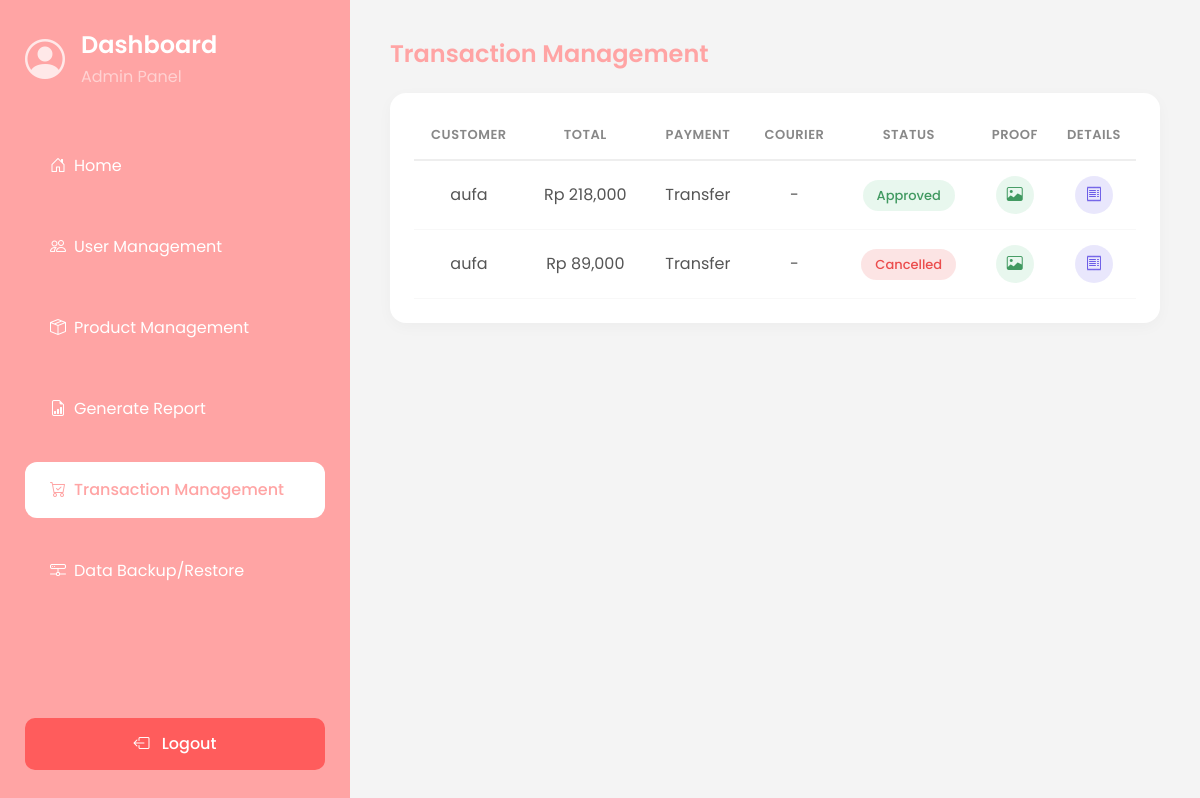
The page /admin/transactions.php (signed in) on the database as committed earlier.
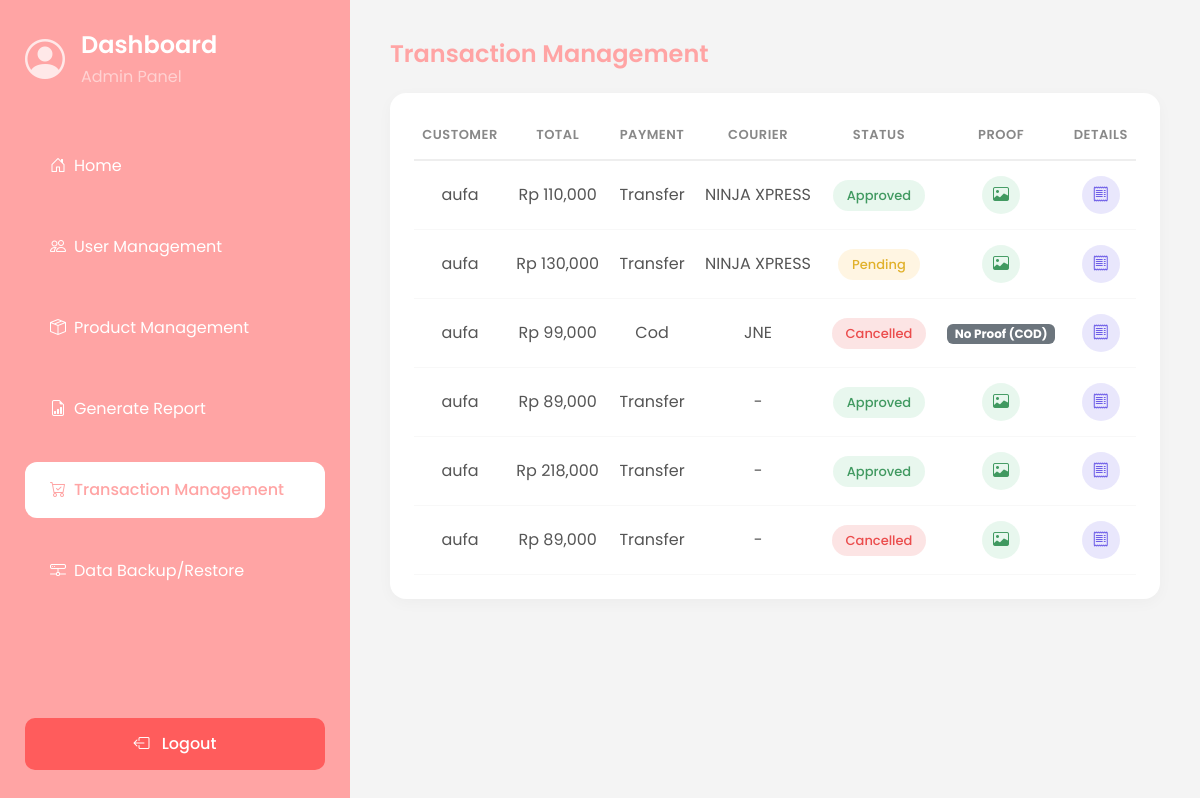
The same page on the database as committed later.
### tables this page shows
CREATE TABLE `transactions` (
  `id` int(11) NOT NULL AUTO_INCREMENT,
  `customer_id` int(11) NOT NULL,
  `customer_name` varchar(100) NOT NULL,
  `total` int(11) NOT NULL,
  `payment_method` varchar(20) NOT NULL,
  `shipping_address` text DEFAULT NULL,
  `status` varchar(20) DEFAULT 'pending',
  `created_at` timestamp NOT NULL DEFAULT current_timestamp(),
  `payment_proof` varchar(255) DEFAULT NULL,
  `courier` varchar(100) DEFAULT NULL,
  `shipping_service` varchar(100) DEFAULT NULL,
  `shipping_cost` int(11) DEFAULT 0,
  PRIMARY KEY (`id`)
);

### admin/transactions.php (the view, shortened to what this page needs)
<?php
require_once '../config/database.php';
$transactions = mysqli_query($conn, "
    SELECT t.*
    FROM transactions t
    LEFT JOIN users u ON t.customer_id = u.id
    ORDER BY t.id DESC
");
$salesData = [];
$salesQuery = mysqli_query($conn, "
    SELECT transaction_id, product_name, quantity, subtotal
    FROM sales
");
while($sale = mysqli_fetch_assoc($salesQuery)){
    $salesData[$sale['transaction_id']][] = $sale;
}
?>
<!DOCTYPE html>
<html>
<head>
<link href="https://cdn.jsdelivr.net/npm/bootstrap@5.3.3/dist/css/bootstrap.min.css" rel="stylesheet">
<link href="https://cdn.jsdelivr.net/npm/bootstrap-icons/font/bootstrap-icons.css" rel="stylesheet">
</head>
<body>
<div class="d-flex min-vh-100">
<?php include 'sidebar.php'; ?>
<div class="content">
<h4 class="page-title mb-4">Transaction Management</h4>
<div class="card border-0 shadow-sm">
    <div class="card-body p-4">
        <div class="table-responsive">
            <table class="table align-middle">
                <thead>
<tr>
    <th>Customer</th>
    <th>Total</th>
    <th>Payment</th>
    <th>Courier</th>
    <th>Status</th>
    <th>Proof</th>
    <th>Details</th>
</tr>
</thead>
<tbody>
<?php while($row = mysqli_fetch_assoc($transactions)) : ?>
<tr>
<td><?= htmlspecialchars($row['customer_name']) ?></td>
<td>Rp <?= number_format($row['total']) ?></td>
<td><?= ucfirst($row['payment_method']) ?></td>
<td>
    <?= !empty($row['courier']) ? strtoupper(htmlspecialchars($row['courier'])) : '-' ?>
</td>
<td>
<?php
$status = strtolower($row['status']);
if($status == 'approved'){
    echo '<span class="status-badge status-approved">Approved</span>';
} elseif($status == 'pending'){
    echo '<span class="status-badge status-pending">Pending</span>';
} else {
    echo '<span class="status-badge status-cancelled">Cancelled</span>';
}
?>
</td>
<td>
<?php if($row['payment_method'] == 'transfer' && !empty($row['payment_proof'])): ?>
    <div class="action-box action-proof"
        data-bs-toggle="modal"
        data-bs-target="#proofModal"
        data-img="../assets/payment_proof/<?= htmlspecialchars($row['payment_proof']) ?>"
        title="View Proof">
        <i class="bi bi-image"></i>
    </div>
<?php else: ?>
    <span class="badge bg-secondary">No Proof (COD)</span>
<?php endif; ?>
</td>
<td>
<div class="action-box action-receipt"
    data-bs-toggle="modal"
    data-bs-target="#receiptModal"
    data-id="<?= $row['id'] ?>"
    data-customer="<?= htmlspecialchars($row['customer_name']) ?>"
    data-total="<?= $row['total'] ?>"
    data-payment="<?= htmlspecialchars($row['payment_method']) ?>"
    data-status="<?= htmlspecialchars($row['status']) ?>"
    data-date="<?= htmlspecialchars($row['created_at']) ?>"
    data-address="<?= htmlspecialchars($row['shipping_address']) ?>"
    data-products='<?= htmlspecialchars(json_encode($salesData[$row["id"]] ?? []), ENT_QUOTES, "UTF-8") ?>'
    data-proof="<?= htmlspecialchars($row['payment_proof']) ?>"
    data-courier="<?= htmlspecialchars($row['courier']) ?>"
    data-service="<?= htmlspecialchars($row['shipping_service']) ?>"
    data-shipping="<?= htmlspecialchars($row['shipping_cost']) ?>"
    title="View Receipt">
    <i class="bi bi-receipt"></i>
</div>
</td>
</tr>
<?php endwhile; ?>
            </table>
        </div>
    </div>
</div>
</div>
</div>
</body>
</html>

### admin/sidebar.php (shortened to what this page needs)
<?php
$current_page = basename($_SERVER['PHP_SELF']);
?>
<div class="sidebar">
    <div>
        <div class="d-flex align-items-center mb-5">
            <i class="bi bi-person-circle fs-1 text-white me-3 opacity-75"></i>
            <h2 class="m-0 fs-4">Dashboard<br><span class="fs-6 fw-normal text-white-50">Admin Panel</span></h2>
        </div>
        <div class="menu">
            <a href="index.php"
            class="<?= ($current_page == 'index.php') ? 'active' : '' ?>">
            <i class="bi bi-house-door me-2"></i> Home
            </a>
            <a href="user-management.php"
            class="<?= ($current_page == 'user-management.php') ? 'active' : '' ?>">
            <i class="bi bi-people me-2"></i> User Management
            </a>
            <a href="product-management.php"
            class="<?= ($current_page == 'product-management.php') ? 'active' : '' ?>">
            <i class="bi bi-box-seam me-2"></i> Product Management
            </a>
            <a href="generate-reports.php"
            class="<?= ($current_page == 'generate-reports.php') ? 'active' : '' ?>">
            <i class="bi bi-file-earmark-bar-graph me-2"></i> Generate Report
            </a>
            <a href="transactions.php"
            class="<?= ($current_page == 'transactions.php') ? 'active' : '' ?>">
            <i class="bi bi-cart-check me-2"></i> Transaction Management
            </a>
            <a href="backup_restore.php"
            class="<?= ($current_page == 'backup_restore.php') ? 'active' : '' ?>">
            <i class="bi bi-hdd-network me-2"></i> Data Backup/Restore
            </a>
        </div>
    </div>
    <div class="logout">
        <a href="../auth/logout.php"><i class="bi bi-box-arrow-left me-2"></i> Logout</a>
    </div>
</div>

### admin/transactions.php (style rules this page uses)
body { font-family: 'Poppins', sans-serif; background: #f4f4f4; }
.content { padding: 40px; flex: 1; }
.page-title { color: #FFA4A4; font-weight: 600; }
.card.shadow-sm { border-radius: 16px; box-shadow: 0 4px 15px rgba(0,0,0,0.03) !important; }
.table { margin-bottom: 0; }
.table thead th { background: transparent !important; color: #888 !important; text-align: center; vertical-align: middle; font-weight: 600; text-transform: uppercase; font-size: 13px; letter-spacing: 0.5px; border-bottom: 2px solid #eee !important; padding-bottom: 15px; }
.table td { vertical-align: middle; border-bottom: 1px solid #f8f8f8; padding: 15px 10px; text-align: center; color: #555; }
.table tbody tr { transition: background 0.2s; }
.action-box { width: 38px; height: 38px; border-radius: 50%; display: inline-flex; align-items: center; justify-content: center; cursor: pointer; transition: all 0.2s ease; font-size: 16px; }
.action-proof { background-color: rgba(99, 199, 138, 0.15); color: #409960; }
.action-receipt { background-color: rgba(108, 92, 231, 0.15); color: #6c5ce7; }
.status-badge { padding: 6px 14px; border-radius: 50px; font-weight: 500; font-size: 13px; display: inline-block; }
.status-approved { background-color: rgba(99, 199, 138, 0.15); color: #409960; }
.status-pending { background-color: rgba(253, 203, 110, 0.2); color: #e1b12c; }
.status-cancelled { background-color: rgba(235, 76, 76, 0.15); color: #EB4C4C; }

### admin/sidebar.php (style rules this page uses)
.sidebar { width: 350px; min-height: 100vh; background-color: #FFA4A4; padding: 30px 25px; display: flex; flex-direction: column; justify-content: space-between; }
.sidebar h2 { color: #fff; font-weight: 600; line-height: 1.2; }
.menu { display: flex; flex-direction: column; gap: 25px; }
.menu a { color: #fff; text-decoration: none; font-size: 16px; padding: 16px 25px; border-radius: 12px; transition: all 0.3s ease; display: flex; align-items: center; }
.menu a.active { background: #fff; color: #FFA4A4; font-weight: 500; }
.logout { margin-top: 40px; }
.logout a { display: block; background: #FF5C5C; color: #fff; text-align: center; padding: 14px; border-radius: 10px; text-decoration: none; font-weight: 500; }

Rows that differ between the two databases and show on the page:
added transactions: customer_name "aufa", total "110,000", payment_method "Transfer", courier "NINJA XPRESS", status "Approved"
added transactions: customer_name "aufa", total "130,000", payment_method "Transfer", courier "NINJA XPRESS", status "Pending"
added transactions: customer_name "aufa", total "99,000", payment_method "Cod", courier "JNE", status "Cancelled", shows "No Proof (COD)"
added transactions: customer_name "aufa", total "89,000", payment_method "Transfer", status "Approved"
